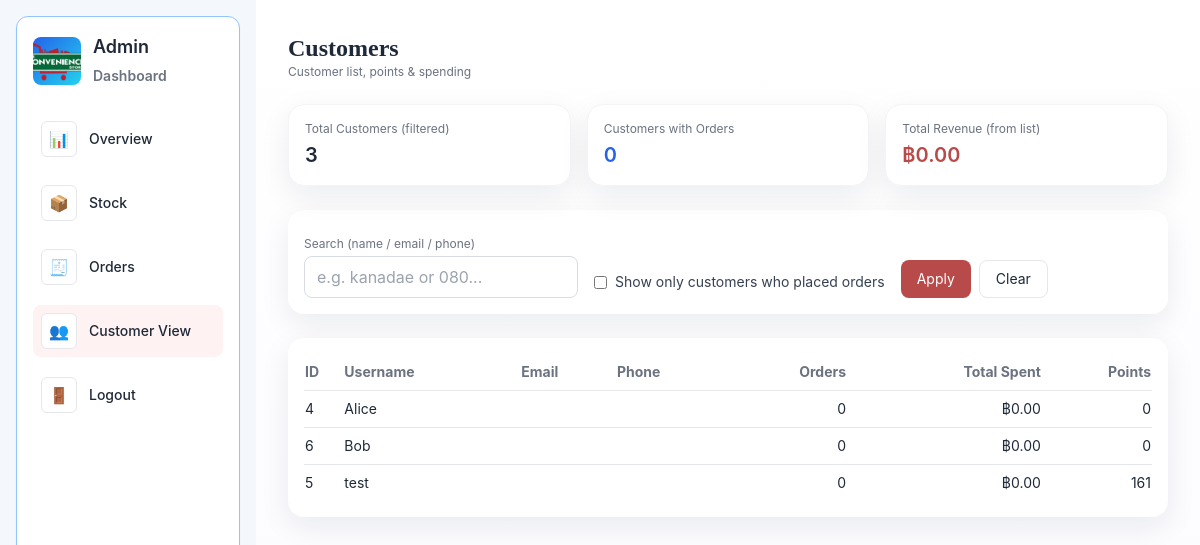
Before: /database-Project-convenience-store-main/ADMIN_CUSTOMERS.php (signed in) with the older database file.
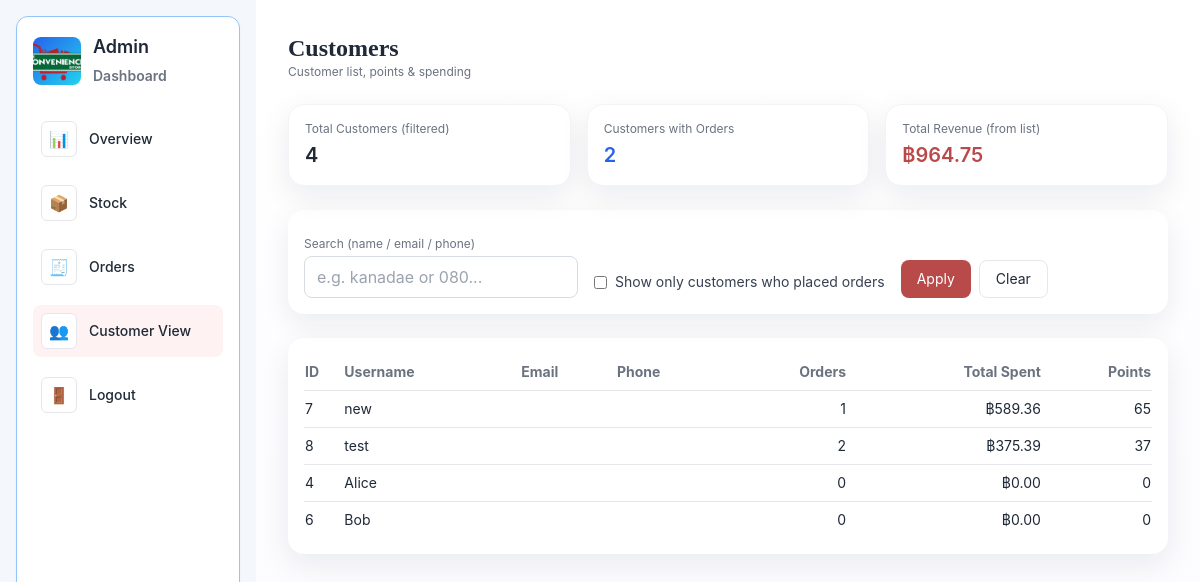
After: the same page with the newer database file.
### tables this page shows
CREATE TABLE `users` (
  `user_id` bigint(20) NOT NULL,
  `username` varchar(50) DEFAULT NULL,
  `password` varbinary(50) DEFAULT NULL,
  `email` varchar(100) DEFAULT NULL,
  `phone_number` varchar(15) DEFAULT NULL,
  `role` enum('Customer','Staff','Admin') NOT NULL DEFAULT 'Customer',
  `points` int(11) DEFAULT '0'
);

### database-Project-convenience-store-main/ADMIN_CUSTOMERS.php (the view, shortened to what the changed rows need)
<?php
require_once 'connect.php';
$customers = [];
$q = "
    SELECT u.user_id,
           u.username,
           u.email,
           u.phone_number,
           u.points,
           COUNT(DISTINCT o.order_id) AS order_count,
           IFNULL(SUM(p.amount_paid),0) AS total_spent
    FROM users u
    LEFT JOIN orders   o ON u.user_id = o.user_id
    LEFT JOIN payments p ON o.order_id = p.order_id
    WHERE u.role = 'Customer'
    GROUP BY u.user_id, u.username, u.email, u.phone_number, u.points
    ORDER BY total_spent DESC, u.username ASC
";
if ($res = $mysqli->query($q)) {
    while ($row = $res->fetch_assoc()) {
        $customers[] = $row;
    }
}
$filteredCustomers = [];
foreach ($customers as $c) {
    $filteredCustomers[] = $c;
}
$totalCustomers        = count($filteredCustomers);
$totalRevenueFromList  = 0.0;
$customersWithOrders   = 0;
foreach ($filteredCustomers as $c) {
    $totalRevenueFromList += (float)$c['total_spent'];
    if ((int)$c['order_count'] > 0) {
        $customersWithOrders++;
    }
}
?>
<!DOCTYPE html>
<html lang="en">
<head>
    <link rel="stylesheet" href="css/style.css">
    <script src="https://cdn.tailwindcss.com"></script>
</head>
<body class="min-h-screen antialiased text-gray-800">
<div class="flex min-h-screen">
    <div class="flex-1 p-8">
        <div class="max-w-screen-xl mx-auto">
            <div class="flex items-center justify-between mb-6">
                <div>
                    <h1 class="text-2xl font-bold" style="font-family: 'PT Serif', Georgia, serif;">Customers</h1>
                </div>
            </div>
            <div class="grid grid-cols-1 sm:grid-cols-3 gap-4 mb-6">
                <div class="bg-white rounded-2xl shadow-card p-4 border border-gray-100">
                    <div class="text-xs text-gray-500 mb-1">Total Customers (filtered)</div>
                    <div class="text-xl font-semibold"><?= (int)$totalCustomers ?></div>
                </div>
                <div class="bg-white rounded-2xl shadow-card p-4 border border-gray-100">
                    <div class="text-xs text-gray-500 mb-1">Customers with Orders</div>
                    <div class="text-xl font-semibold text-blue-600"><?= (int)$customersWithOrders ?></div>
                </div>
                <div class="bg-white rounded-2xl shadow-card p-4 border border-gray-100">
                    <div class="text-xs text-gray-500 mb-1">Total Revenue (from list)</div>
                    <div class="text-xl font-semibold text-primary">
                        ฿<?= number_format($totalRevenueFromList, 2) ?>
                    </div>
                </div>
            </div>
            <div class="bg-white rounded-2xl shadow-card p-4">
                <table class="w-full text-sm">
                    <thead class="border-b text-gray-500">
                    <tr>
                        <th class="py-2 text-left">ID</th>
                        <th class="py-2 text-left">Username</th>
                        <th class="py-2 text-left">Email</th>
                        <th class="py-2 text-left">Phone</th>
                        <th class="py-2 text-right">Orders</th>
                        <th class="py-2 text-right">Total Spent</th>
                        <th class="py-2 text-right">Points</th>
                    </tr>
                    </thead>
                    <tbody>
                    <?php if (empty($filteredCustomers)): ?>
                        <tr>
                            <td colspan="7" class="py-4 text-center text-gray-400">
                                No customers found.
                            </td>
                        </tr>
                    <?php else: ?>
                        <?php foreach ($filteredCustomers as $c): ?>
                            <tr class="border-b last:border-0">
                                <td class="py-2"><?= (int)$c['user_id'] ?></td>
                                <td class="py-2"><?= htmlspecialchars($c['username']) ?></td>
                                <td class="py-2 text-gray-500"><?= htmlspecialchars($c['email'] ?? '') ?></td>
                                <td class="py-2 text-gray-500"><?= htmlspecialchars($c['phone_number'] ?? '') ?></td>
                                <td class="py-2 text-right"><?= (int)$c['order_count'] ?></td>
                                <td class="py-2 text-right">
                                    ฿<?= number_format($c['total_spent'], 2) ?>
                                </td>
                                <td class="py-2 text-right"><?= (int)$c['points'] ?></td>
                            </tr>
                        <?php endforeach; ?>
                    <?php endif; ?>
                    </tbody>
                </table>
            </div>
        </div>
    </div>
</div>
</body>
</html>

Changed rows visible on the page:
removed users: user_id "5", username "test", order_count "0", total_spent "0.00", points "161"
added users: user_id "7", username "new", order_count "1", total_spent "589.36", points "65"
added users: user_id "8", username "test", order_count "2", total_spent "375.39", points "37"
Other visible differences:
$totalCustomers: "3" → "4"
$customersWithOrders: "0" → "2"
$totalRevenueFromList: "0.00" → "964.75"
